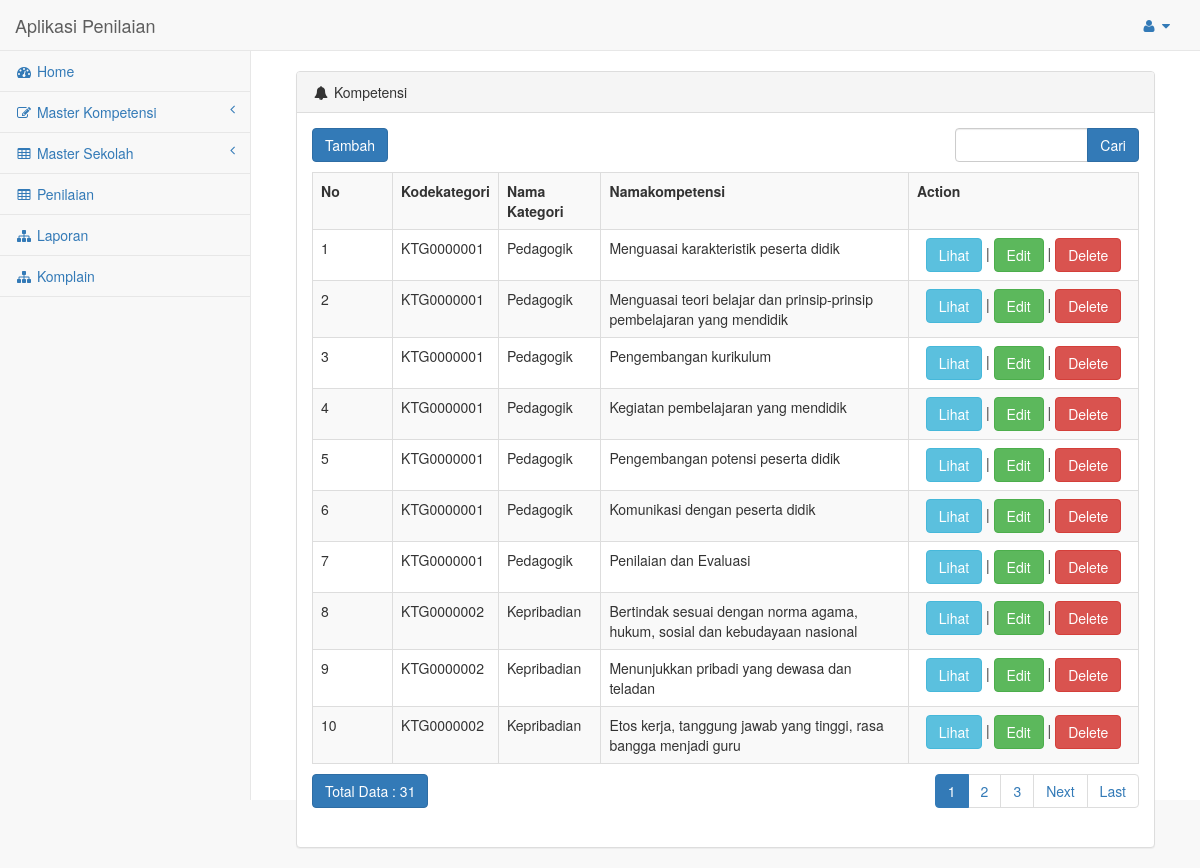
The app's page /index.php/kompetensi with its own data.
### tables this page shows
CREATE TABLE IF NOT EXISTS `kompetensi` (
  `kodekompetensi` varchar(10) NOT NULL,
  `kodekategori` varchar(10) NOT NULL,
  `namakompetensi` text NOT NULL
);

CREATE TABLE IF NOT EXISTS `kategori` (
  `kodekategori` varchar(10) NOT NULL,
  `namakategori` varchar(30) NOT NULL,
  `kodejenis` varchar(10) NOT NULL
);

### application/controllers/Kompetensi.php (called while the page is built, shortened)
<?php
class Kompetensi extends CI_Controller
{
    function __construct()
    {
        $this->load->model('M_kompetensi');
        $this->load->model('M_kategori');
        $this->load->library('form_validation');
        $this->load->model('CodeGenerator');
    }
    public function index()
    {
         $this->load->view('nav');
        $this->load->library('pagination');
        $cari = urldecode($this->input->get('cari'));
        $start = intval($this->input->get('start'));
        if ($cari <> '') {
            $config['base_url'] = base_url() . 'kompetensi/index.html?cari=' . urlencode($cari);
            $config['first_url'] = base_url() . 'kompetensi/index.html?cari=' . urlencode($cari);
        } else {
            $config['base_url'] = base_url() . 'kompetensi/index.html';
            $config['first_url'] = base_url() . 'kompetensi/index.html';
        }
        $config['per_page'] = 10;
        $config['page_query_string'] = TRUE;
        $config['total_rows'] = $this->M_kompetensi->total_rows($cari);
        $kompetensi = $this->M_kompetensi->get_limit_data($config['per_page'], $start, $cari);
        $this->pagination->initialize($config);
        $data = array(
            'kompetensi_data' => $kompetensi,
            'cari' => $cari,
            'pagination' => $this->pagination->create_links(),
            'total_rows' => $config['total_rows'],
            'start' => $start,
            'listkategori' => $this->M_kategori->selectByAll(),
        );
        $this->load->view('kompetensi/v_kompetensi', $data);
         $this->load->view('foot');
    }
}

### index.php (called while the page is built, shortened)
<?php
require_once BASEPATH.'core/CodeIgniter.php';

### application/config/config.php (called while the page is built, shortened)
<?php
$config['base_url'] = "http://localhost/kinerja_res";
$config['index_page'] = '';
$config['uri_protocol']	= 'REQUEST_URI';
$config['url_suffix'] = '.html';
$config['language']	= 'english';
$config['charset'] = 'UTF-8';
$config['enable_hooks'] = FALSE;
$config['subclass_prefix'] = 'MY_';
$config['composer_autoload'] = FALSE;
$config['permitted_uri_chars'] = 'a-z 0-9~%.:_\-';
$config['allow_get_array'] = TRUE;
$config['enable_query_strings'] = FALSE;
$config['controller_trigger'] = 'c';
$config['function_trigger'] = 'm';
$config['directory_trigger'] = 'd';
$config['log_threshold'] = 0;
$config['log_path'] = '';
$config['log_file_extension'] = '';
$config['log_file_permissions'] = 0644;
$config['log_date_format'] = 'Y-m-d H:i:s';
$config['error_views_path'] = '';
$config['cache_path'] = '';
$config['cache_query_string'] = FALSE;
$config['encryption_key'] = 'harviacode';
$config['sess_driver'] = 'files';
$config['sess_cookie_name'] = 'ci_session';
$config['sess_expiration'] = 7200;
$config['sess_save_path'] = NULL;
$config['sess_match_ip'] = FALSE;
$config['sess_time_to_update'] = 300;
$config['sess_regenerate_destroy'] = FALSE;
$config['cookie_prefix']	= '';
$config['cookie_domain']	= '';
$config['cookie_path']		= '/';
$config['cookie_secure']	= FALSE;
$config['cookie_httponly'] 	= FALSE;
$config['standardize_newlines'] = FALSE;
$config['global_xss_filtering'] = FALSE;
$config['csrf_protection'] = FALSE;
$config['csrf_token_name'] = 'csrf_test_name';
$config['csrf_cookie_name'] = 'csrf_cookie_name';
$config['csrf_expire'] = 7200;
$config['csrf_regenerate'] = TRUE;
$config['csrf_exclude_uris'] = array();
$config['compress_output'] = FALSE;
$config['time_reference'] = 'local';
$config['rewrite_short_tags'] = FALSE;
$config['proxy_ips'] = '';

### application/models/M_kompetensi.php (called while the page is built, shortened)
<?php
class M_kompetensi extends CI_Model
{
    public $table = 'kompetensi';
    function total_rows() {
        $this->db->from($this->table);
        return $this->db->count_all_results();
    }
    function get_limit_data($limit, $start = 0, $cari = NULL) {
        $this->db->like('kodekompetensi', $cari);
	$this->db->or_like('kodekategori', $cari);
	$this->db->or_like('namakompetensi', $cari);
	$this->db->limit($limit, $start);
        return $this->db->get($this->table)->result();
    }
}

### application/models/M_kategori.php (called while the page is built, shortened)
<?php
class M_kategori extends CI_Model
{
    public $table = 'kategori';
    function selectByAll()
    {
        return $this->db->get($this->table)->result();
    }
}

### application/views/kompetensi/v_kompetensi.php (the view, shortened to what this page needs)
<div class="col-lg-12">
                    <div class="panel panel-default">
                        <div class="panel-heading">
                            <i class="fa fa-bell fa-fw"></i> Kompetensi
                        </div>
                         <div class="panel-body">
        <div class="row" style="margin-bottom: 10px">
            <div class="col-md-4">
                <?php echo anchor(site_url('kompetensi/insert'),'Tambah', 'class="btn btn-primary"'); ?>
            </div>
            <div class="col-md-4 text-center">
            </div>
            <div class="col-md-1 text-right">
            </div>
            <div class="col-md-3 text-right">
                <form action="<?php echo site_url('kompetensi/index'); ?>" class="form-inline" method="get">
                    <div class="input-group">
                        <input type="text" class="form-control" name="cari" value="<?php echo $cari; ?>">
                        <span class="input-group-btn">
                          <button class="btn btn-primary" type="submit">Cari</button>
                        </span>
                    </div>
                </form>
            </div>
        </div>
        <table class="table table-striped table-bordered table-hover" style="margin-bottom: 10px">
            <tr>
                <th>No</th>
		<th>Kodekategori</th>
        <th>Nama Kategori</th>
		<th>Namakompetensi</th>
		<th>Action</th>
            </tr><?php
            foreach ($kompetensi_data as $kompetensi)
            {
                ?>
                <tr>
			<td width="80px"><?php echo ++$start ?></td>
			<td><?php echo $kompetensi->kodekategori ?></td>
            <td><?php foreach ($listkategori as $komp) {
              if($kompetensi->kodekategori==$komp->kodekategori){
            ?>
                <?= $komp->namakategori ?>
            <?php
             } }?></td>
			<td><?php echo $kompetensi->namakompetensi ?></td>
			<td style="text-align:center" width="230px">
				<?php
				echo anchor(site_url('kompetensi/view/'.$kompetensi->kodekompetensi),'Lihat','class="btn btn-info"');
				echo ' | ';
				echo anchor(site_url('kompetensi/update/'.$kompetensi->kodekompetensi),'Edit','class="btn btn-success"');
				echo ' | ';
				echo anchor(site_url('kompetensi/delete/'.$kompetensi->kodekompetensi),'Delete','class="btn btn-danger" onclick="javasciprt: return confirm(\'Are You Sure ?\')"');
				?>
			</td>
		</tr>
                <?php
            }
            ?>
        </table>
        <div class="row">
            <div class="col-md-6">
                <a href="#" class="btn btn-primary">Total Data : <?php echo $total_rows ?></a>
	    </div>
            <div class="col-md-6 text-right">
                <?php echo $pagination ?>
            </div>
        </div></div></div></div>

### records on screen
kompetensi: kodekategori "KTG0000001", namakompetensi "Menguasai karakteristik peserta didik", kodekompetensi "Lihat", kodekompetensi "Edit", kodekompetensi "Delete"
kategori: namakategori "Pedagogik"
kompetensi: kodekategori "KTG0000001", namakompetensi "Menguasai teori belajar dan prinsip-prinsip pembelajaran yang mendidik", kodekompetensi "Lihat", kodekompetensi "Edit", kodekompetensi "Delete"
kompetensi: kodekategori "KTG0000001", namakompetensi "Pengembangan kurikulum", kodekompetensi "Lihat", kodekompetensi "Edit", kodekompetensi "Delete"
kompetensi: kodekategori "KTG0000001", namakompetensi "Kegiatan pembelajaran yang mendidik", kodekompetensi "Lihat", kodekompetensi "Edit", kodekompetensi "Delete"
kompetensi: kodekategori "KTG0000001", namakompetensi "Pengembangan potensi peserta didik", kodekompetensi "Lihat", kodekompetensi "Edit", kodekompetensi "Delete"
kompetensi: kodekategori "KTG0000001", namakompetensi "Komunikasi dengan peserta didik", kodekompetensi "Lihat", kodekompetensi "Edit", kodekompetensi "Delete"
kompetensi: kodekategori "KTG0000001", namakompetensi "Penilaian dan Evaluasi", kodekompetensi "Lihat", kodekompetensi "Edit", kodekompetensi "Delete"
kompetensi: kodekategori "KTG0000002", namakompetensi "Bertindak sesuai dengan norma agama, hukum, sosial dan kebudayaan nasional", kodekompetensi "Lihat", kodekompetensi "Edit", kodekompetensi "Delete"
kategori: namakategori "Kepribadian"
kompetensi: kodekategori "KTG0000002", namakompetensi "Menunjukkan pribadi yang dewasa dan teladan", kodekompetensi "Lihat", kodekompetensi "Edit", kodekompetensi "Delete"
kompetensi: kodekategori "KTG0000002", namakompetensi "Etos kerja, tanggung jawab yang tinggi, rasa bangga menjadi guru", kodekompetensi "Lihat", kodekompetensi "Edit", kodekompetensi "Delete"

### other values on screen
$total_rows "31"
$pagination "1 2 3 Next Last"
